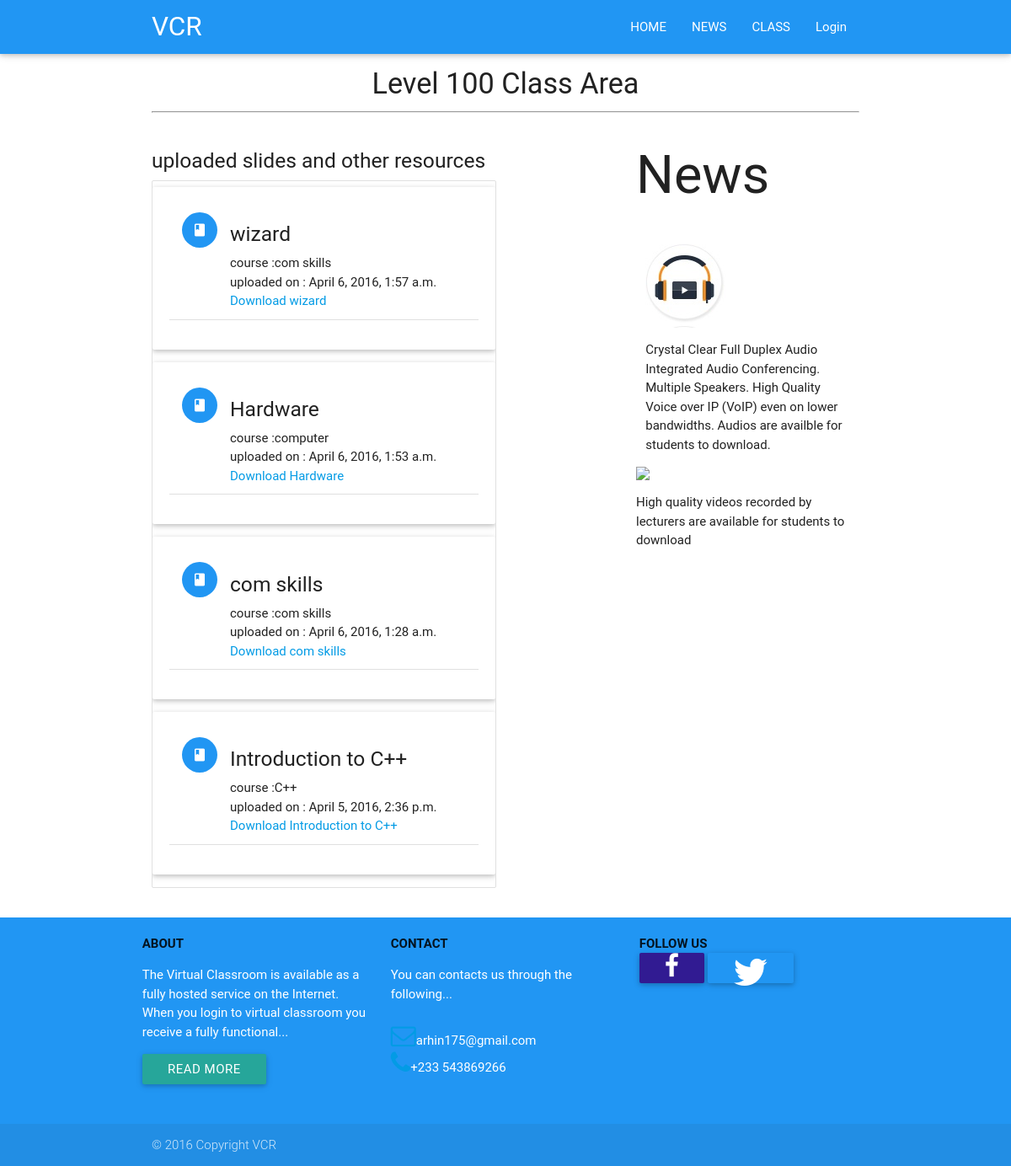
The app's page /first with its own data.
### Archive/models.py (models this page shows, shortened)
class Upload(models.Model):
    title = models.CharField(blank=False, max_length=100)
    file = models.FileField(upload_to='media')
    upload_date = models.DateTimeField(auto_now_add=True)
    level = models.ForeignKey(Level)
    course = models.ForeignKey(Course)
    uploaded_by = models.ForeignKey(settings.AUTH_USER_MODEL)
    class Meta:
        unique_together = ('file', 'uploaded_by')

class Course(models.Model):
    name = models.CharField(max_length=30, blank=False)
    course_code = models.CharField(max_length=10, unique=True)
    lecturer = models.ForeignKey(User)
    level = models.ForeignKey(Level)
    def __str__(self):
        return self.name

### Archive/views.py (the view)
# urls.py: url('^first', views.level_one, name="level_one"),
def level_one(request):
    file_list = Upload.objects.filter(level=1).order_by('-upload_date')
    context = {'file_list': file_list}
    return render(request, 'Archive/level1.html', context)

### Archive/templates/Archive/level1.html (shortened to what this page needs)
{% extends 'base.html' %}
{% load static %}
{% load staticfiles %}
{% block content %}
<link rel="stylesheet" href="https://maxcdn.bootstrapcdn.com/font-awesome/4.5.0/css/font-awesome.min.css">
<div class="container">
    <div class="row">
        <div class="col s12"> <h4 class="center">Level 100 Class Area </h4><hr></div>
        <div class="col s6 l6">
            <br>
            <h5>uploaded slides and other resources</h5>
           {% if file_list %}
            <ul class="collection">
                {% for file in file_list %}
                <div class="card-panel">
                         <li class="collection-item avatar">
                             <i class="material-icons circle blue">book</i>
                    <h5> {{ file.title}} </h5>
                                <p></p> course :{{file.course}}
                             <p> </p>uploaded on : {{file.upload_date}}
                             <a href=""> Download {{file.title}}</a>
                 </li>
                </div>
                {% endfor %}
            </ul>
            {% else %}
            there are no uploaded files
            {% endif %}
        </div>
       <aside class="sidebar - widget-area col s12 m12 l4 right" role="complementary">
        <h1>News</h1><br>
           <div class="row">
         <div class="col s12 m12 l12">
                 <div class="col s12 m12 l12">
           <img src="images/audio.jpg" class="materialboxed prefix">
           <p>
               Crystal Clear Full Duplex Audio
Integrated Audio Conferencing. Multiple Speakers. High Quality Voice over IP (VoIP) even on lower bandwidths. Audios are availble for students to download.
           </p>
            </div>
               </div>
                  <div class="col s12 m12 l12">
            <img src="Virtual/tweets.png" class="materialboxed prefix">
                <p>High quality videos recorded by lecturers are available for students to download</p>
            </div>
           </div>
               </aside>
        <div class="col s6 l6">
        <div class="col s3 l3"><br></div>
    </div>
</div>
    </div>
{% endblock %}

### templates/base.html (shortened to what this page needs)
{% load static %}
{% load staticfiles %}
<!DOCTYPE html>
<html lang="en">
<head>
    <link rel="stylesheet" type="text/css" href="{% static 'css/materialize.min.css' %}" />
</head>
<link rel="stylesheet" href="https://maxcdn.bootstrapcdn.com/font-awesome/4.5.0/css/font-awesome.min.css">
<body>
<div class="navbar-fixed">
    <nav class="blue">
      <div class="nav-wrapper container">
        <a href="#!" class="brand-logo">VCR</a>
       <ul class="right hide-on-med-and-down">
          <li><a href="/">HOME</a></li>
          <li><a href="#">NEWS</a></li>
          <li><a class='dropdown-button' href='#' data-activates='dropdown1'>CLASS</a>
 {% if user.is_authenticated %}  <li> welcome {{user.username}}</li>
            <li><a href="/accounts/signout">Logout</a></li>
            {% else %}
<li><a href="/accounts/signin">Login</a></li>
      {% endif %}
      </ul>
    </nav>
  </div>
{% block content %}
{% endblock %}
<footer class="page-footer blue">
          <div class="container">
            <div class="row">
             <div class="row">
                <div class="col s12 l4 "><b><b><b>ABOUT</b></b></b>
                <br>
                <p class="white-text">The Virtual Classroom is available as a fully hosted service on the Internet. When you login to virtual classroom you receive a fully functional...
                </p>
                <a  class="waves-effect waves-light btn" href="#">READ MORE</a>
                </div>
                <div class="col s12 l4"><b><b><b>CONTACT</b></b></b>
                <div><p class="white-text" >You can contacts us through the following... <br><br> <a href="#"><i class="fa fa-envelope-o fa-2x"></i></a>arhin175@gmail.com
                <br>
                <a href="#"><i class="fa fa-phone fa-2x "></i></a>+233 543869266
                </p>
                </div>
                </div>
                <div class="col s12 l4"><b><b><b>FOLLOW US</b></b></b>
                <br>
             <a href="#"><i class="btn fa fa-facebook deep-purple darken-4 fa-2x "></i></a>
                    <a href="#"><i class="btn fa fa-twitter fa-3x blue"></i></a>
                </div>
             </div>
          </div>
          </div>
          <div class="footer-copyright">
            <div class="container">
            © 2016 Copyright VCR
            </div>
          </div>
        </footer>
</body>
</html>

### records on screen
Upload: title "wizard", course "com skills", upload_date "April 6, 2016, 1:57 a.m."
Upload: title "Hardware", course "computer", upload_date "April 6, 2016, 1:53 a.m."
Upload: title "com skills", course "com skills", upload_date "April 6, 2016, 1:28 a.m."
Upload: title "Introduction to C++", course "C++", upload_date "April 5, 2016, 2:36 p.m."
